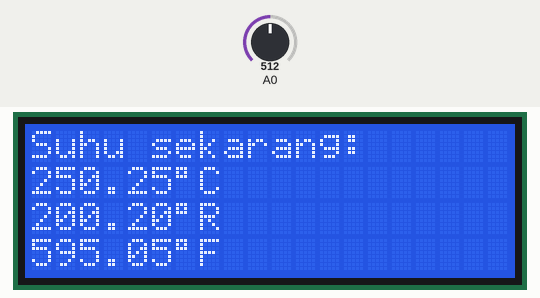
This sketch was run on a simulated Arduino Uno, built with avr-gcc and run on an emulated ATmega328P. Parts: 20×4 character LCD. The inputs (shaded band) are chosen by the test bench; at power-on: A0 = 512.

Above: at 1.2 s.
1.3 s: A0 set to 716
At 3.0 s:
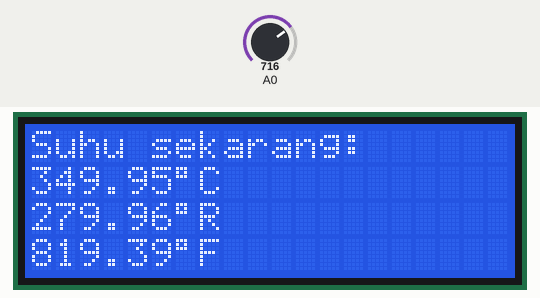
3.6 s: A0 set to 900
At 5.2 s:
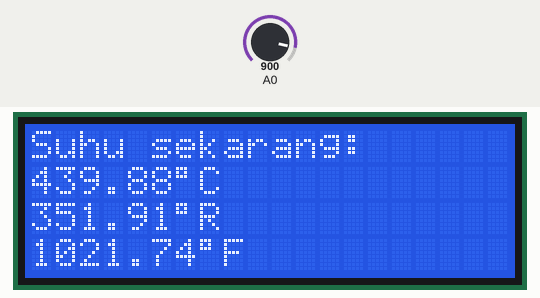
5.7 s: A0 set to 1023
At 7.4 s:
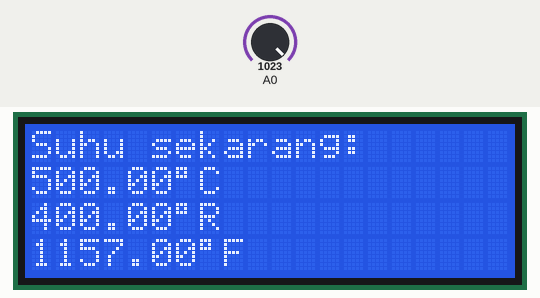
Timing chart, 0 to 8.9 s (numbered marks = the images above; inputs shaded):
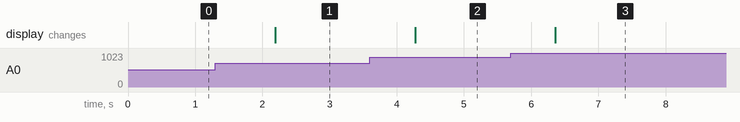

Measured:
- after the input at 1.3 s, the display: changes after 0.89 s (image 1)
- after the input at 3.6 s, the display: changes after 0.67 s (image 2)
- after the input at 5.7 s, the display: changes after 0.66 s (image 3)

The sketch:

suhuKeLCD.ino
```cpp
// Contoh untuk menampilkan suhu ke LCD

#include <Wire.h>
#include "LiquidCrystal_I2C.h"

const byte DERAJAT = B11011111;

LiquidCrystal_I2C lcd(0x27, 20, 4);  // Alamat LCD adalah 0x27
                                     // Mengandung 20 kolom dan
                                     // 4 baris

void setup()
{
  // Inisialisasi LCD
  lcd.begin();
}

void loop()
{
  float celcius = analogRead(A0) * 0.48876;
  float reaumur = 0.8 * celcius;
  float fahrenheit = 9 / 4.0 * celcius + 32;

  lcd.clear();
  lcd.print("Suhu sekarang:");

  lcd.setCursor(0, 1);
  lcd.print(celcius, 2);
  lcd.write(DERAJAT);
  lcd.print("C");

  lcd.setCursor(0, 2);
  lcd.print(reaumur, 2);
  lcd.write(DERAJAT);
  lcd.print("R");

  lcd.setCursor(0, 3);
  lcd.print(fahrenheit, 2);
  lcd.write(DERAJAT);
  lcd.print("F");

  delay(1000);
}
```
